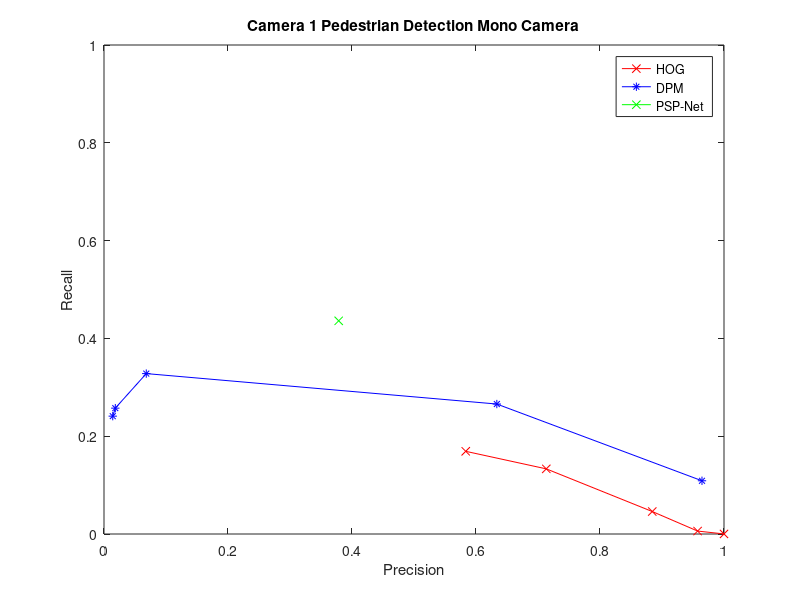
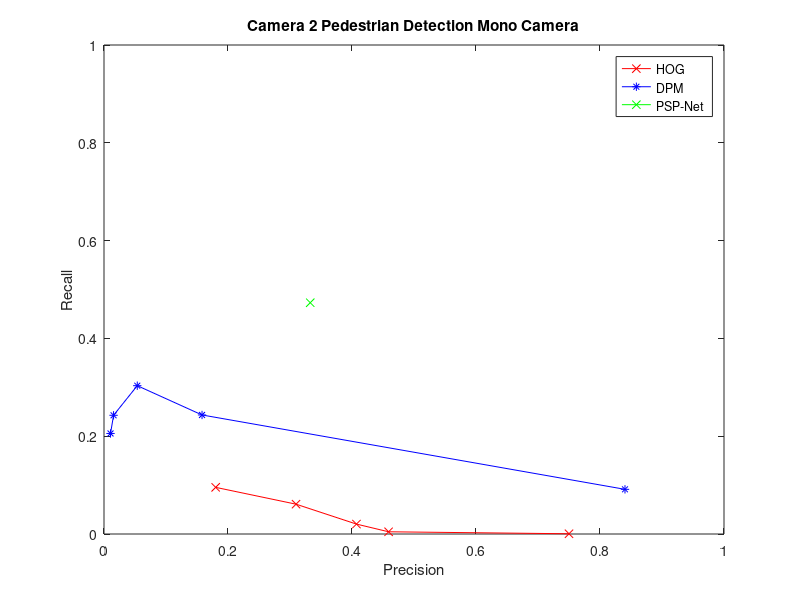
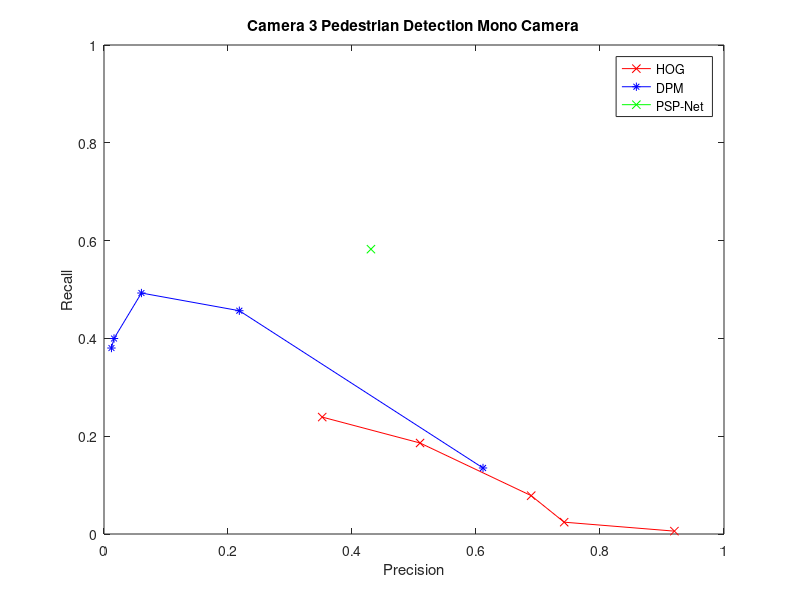

These figures' MATLAB source, in order:
clc;
clear all;
close all;


%% Pedestrian Detection Mono Camera

% Camera 1
HOGPrecision1 = [0.58341 0.71336 0.884319 0.957447 1];
HOGRecall1 = [0.16909 0.1332 0.0459463 0.0060104 0.00013356];

DPMPrecision1 = [0.0140929 0.0182355 0.0681893 0.633588 0.964497];
DPMRecall1 = [0.241007 0.257361 0.328032 0.265777 0.108855];

PSPPrecision1 = [0.378523];
PSPRecall1 = [0.435956];

figure(1)
plot(HOGPrecision1, HOGRecall1, '-rx')
hold on;
plot(DPMPrecision1, DPMRecall1, '-b*')
plot(PSPPrecision1, PSPRecall1, '-gx')
xlim([0 1]);ylim([0 1]);
xlabel('Precision');
ylabel('Recall');
legend('HOG', 'DPM', 'PSP-Net')
title('Camera 1 Pedestrian Detection Mono Camera')

% Camera 2
HOGPrecision2 = [0.18009 0.30972 0.407166 0.459016 0.75];
HOGRecall2 = [0.09540 0.0610 0.0202823 0.0045432 0.00048677];

DPMPrecision2 = [0.0105133 0.0154302 0.0536681 0.158117 0.840299];
DPMRecall2 = [0.205613 0.242754 0.303318 0.243432 0.091351];

PSPPrecision2 = [0.332649 ];
PSPRecall2 = [0.472984];

figure(2)
plot(HOGPrecision2, HOGRecall2, '-rx')
hold on;
plot(DPMPrecision2, DPMRecall2, '-b*')
plot(PSPPrecision2, PSPRecall2, '-gx')
xlim([0 1]);ylim([0 1]);
xlabel('Precision');
ylabel('Recall');
legend('HOG', 'DPM', 'PSP-Net')
title('Camera 2 Pedestrian Detection Mono Camera')

% Camera 3
HOGPrecision3 = [0.35194 0.50976 0.689038 0.742188  0.92];
HOGRecall3 = [0.23911 0.1861 0.0784114 0.0241853 0.00585987];

DPMPrecision3 = [0.0120268 0.0161443 0.0603696 0.218275 0.611303];
DPMRecall3 = [0.38032 0.399751 0.492798 0.456605 0.135032];

PSPPrecision3 = [0.430561];
PSPRecall3 = [0.582485];

figure(3)
plot(HOGPrecision3, HOGRecall3, '-rx')
hold on;
plot(DPMPrecision3, DPMRecall3, '-b*')
plot(PSPPrecision3, PSPRecall3, '-gx')
xlim([0 1]);ylim([0 1]);
xlabel('Precision');
ylabel('Recall');
legend('HOG', 'DPM', 'PSP-Net')
title('Camera 3 Pedestrian Detection Mono Camera')
